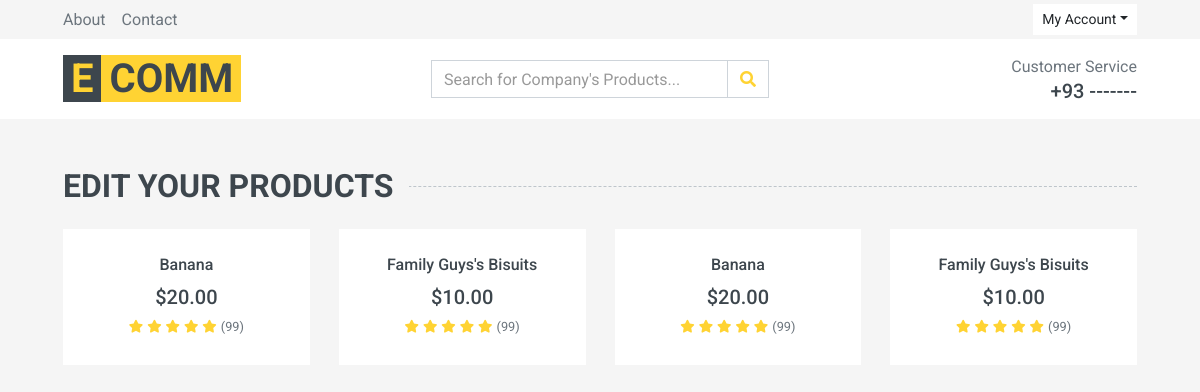
Screenshot of /edit-products (signed in) with the database file from the repository.
### items/models.py (models this page shows, shortened)
class Product(models.Model):
    name = models.CharField(max_length=69)
    distributor = models.ForeignKey(Companie, on_delete=models.CASCADE)
    image = models.ImageField(blank=True,null=True,default='avatar.svg')
    price = models.DecimalField(
        max_digits=10, decimal_places=2, null=True, default='29.99')
    category = models.ForeignKey(Category,on_delete=models.CASCADE,null=True)

### items/views.py (the view)
# urls.py: path('edit-products',views.edit_products,name='edit-products'),
def edit_products(request):
    q = request.GET.get('q') if request.GET.get('q') != None else ''
    user = request.user
    company = user.companie
    product = company.product_set.filter(Q(name__icontains=q))
    context = {'product': product}
    return render(request, 'edit-products.html', context)

### templates/edit-products.html (shortened to what this page needs)
<!DOCTYPE html>
<html lang="en">
<head>
    <link rel="stylesheet" href="static/css/style.css" />
    <link href="https://cdnjs.cloudflare.com/ajax/libs/font-awesome/5.10.0/css/all.min.css" rel="stylesheet">
    <link href="lib/animate/animate.min.css" rel="stylesheet">
    <link href="lib/owlcarousel/assets/owl.carousel.min.css" rel="stylesheet">
    <link href="css/style.css" rel="stylesheet">
</head>
<body>
    <div class="container-fluid">
        <div class="row bg-secondary py-1 px-xl-5">
            <div class="col-lg-6 d-none d-lg-block">
                <div class="d-inline-flex align-items-center h-100">
                    <a class="text-body mr-3" href="">About</a>
                    <a class="text-body mr-3" href="">Contact</a>
                </div>
            </div>
            <div class="col-lg-6 text-center text-lg-right">
                <div class="d-inline-flex align-items-center">
                    <div class="btn-group">
                        <button type="button" class="btn btn-sm btn-light dropdown-toggle" data-toggle="dropdown">My Account</button>
                    </div>
                </div>
            </div>
        </div>
        <div class="row align-items-center bg-light py-3 px-xl-5 d-none d-lg-flex">
            <div class="col-lg-4">
                <a href="{% url 'companies' %}" class="text-decoration-none">
                    <span class="h1 text-uppercase text-primary bg-dark px-2">E</span>
                    <span class="h1 text-uppercase text-dark bg-primary px-2 ml-n1">Comm</span>
                </a>
            </div>
            <div class="col-lg-4 col-6 text-left">
                <form method = 'GET' action="">
                    <div class="input-group">
                        <input type="text"  name="q"  class="form-control" placeholder="Search for Company's Products...">
                        <div class="input-group-append">
                            <span class="input-group-text bg-transparent text-primary">
                                <i class="fa fa-search"></i>
                            </span>
                        </div>
                    </div>
                </form>
            </div>
            <div class="col-lg-4 col-6 text-right">
                <p class="m-0">Customer Service</p>
                <h5 class="m-0">+93 -------</h5>
            </div>
        </div>
    </div>
    <div class="container-fluid py-5">
        <h2 class="section-title position-relative text-uppercase mx-xl-5 mb-4"><span class="bg-secondary pr-3">Edit Your Products</span></h2>
        <div class="row px-xl-5">
            <div class="col">
                <div class="owl-carousel related-carousel">
                    {% for i in product %}
                    <div class="product-item bg-light">
                        <div class="text-center py-4">
                            <a class="h6 text-decoration-none text-truncate" href="">{{i.name}}</a>
                            <div class="d-flex align-items-center justify-content-center mt-2">
                                <h5>${{i.price}}</h5>
                            </div>
                            <div class="d-flex align-items-center justify-content-center mb-1">
                                <small class="fa fa-star text-primary mr-1"></small>
                                <small class="fa fa-star text-primary mr-1"></small>
                                <small class="fa fa-star text-primary mr-1"></small>
                                <small class="fa fa-star text-primary mr-1"></small>
                                <small class="fa fa-star text-primary mr-1"></small>
                                <small>(99)</small>
                            </div>
                        </div>
                    </div>
                    {% endfor %}
                </div>
            </div>
        </div>
    </div>
</body>
</html>

### rows the page displays
Product: name "Banana", price "20.00"
Product: name "Family Guys's Bisuits", price "10.00"
